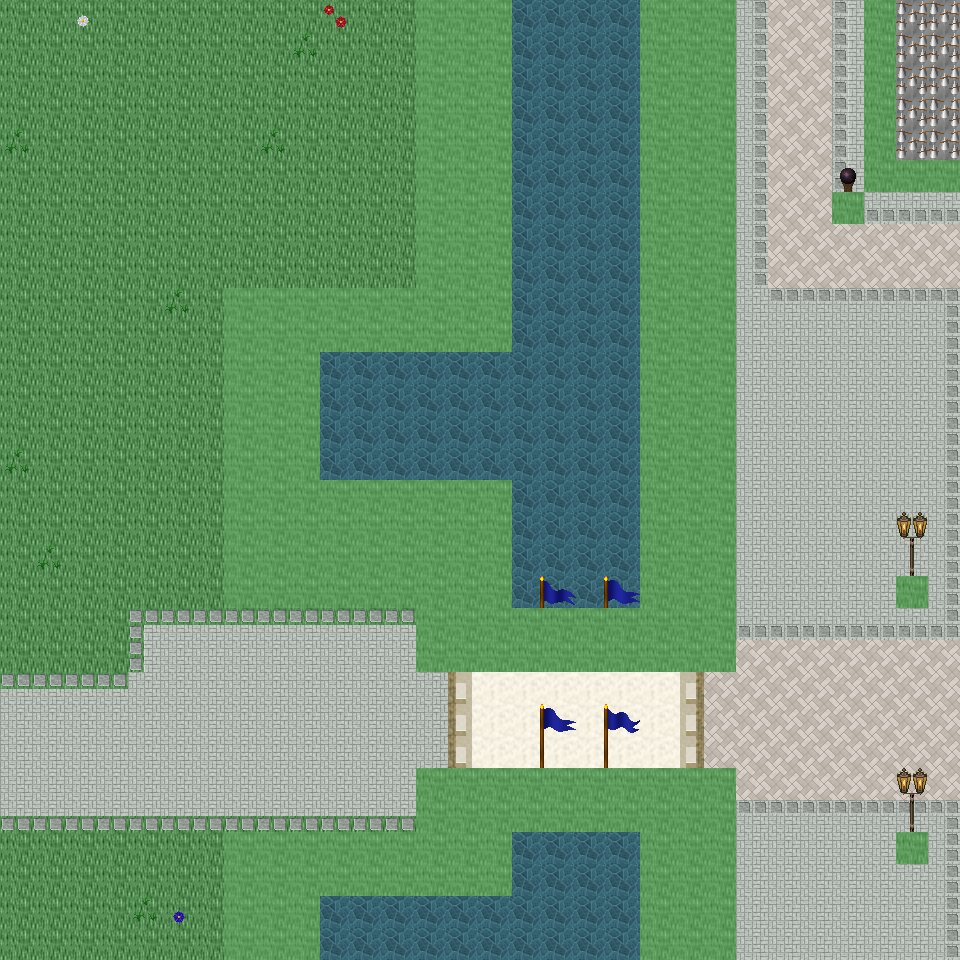

Below is a game level as drawn by its tile map, then a one-line description and the .tmx that defines it (tile-layer data replaced by summaries):
An orthogonal 30x30 tile map with 32x32 px tiles, 6 tile layers (Ground, Object, Object2, Above, ...), 48 tilesets and 10 objects (10x mapExit).

<map version="1.0" orientation="orthogonal" renderorder="right-down" width="30" height="30" tilewidth="32" tileheight="32" nextobjectid="11">
  <tileset firstgid="1" name="tileset_ground_ground" tilewidth="32" tileheight="32" tilecount="33" columns="3">
    <image source="../drawable/tileset_ground_ground.png" width="96" height="352" />
  </tileset>
  <tileset firstgid="34" name="tileset_building_castle" tilewidth="32" tileheight="32" tilecount="320" columns="20">
    <image source="../drawable/tileset_building_castle.png" width="640" height="512" />
  </tileset>
  <tileset firstgid="354" name="tileset_furniture_carpet_carpets_2" tilewidth="32" tileheight="32" tilecount="12" columns="4">
    <image source="../drawable/tileset_furniture_carpet_carpets_2.png" width="128" height="160" />
  </tileset>
  <tileset firstgid="366" name="tileset_ground_indoor_tiles" tilewidth="32" tileheight="32" tilecount="8" columns="2">
    <image source="../drawable/tileset_ground_indoor_tiles.png" width="64" height="128" />
  </tileset>
  <tileset firstgid="374" name="tileset_ground_water_pool" tilewidth="32" tileheight="32" tilecount="72" columns="3">
    <image source="../drawable/tileset_ground_water_pool.png" width="96" height="768" />
  </tileset>
  <tileset firstgid="446" name="tileset_ground_brown_paving" tilewidth="32" tileheight="32" tilecount="2" columns="2">
    <image source="../drawable/tileset_ground_brown_paving.png" width="64" height="32" />
  </tileset>
  <tileset firstgid="448" name="tileset_ground_spikes" tilewidth="32" tileheight="32" tilecount="1" columns="1">
    <image source="../drawable/tileset_ground_spikes.png" width="32" height="32" />
  </tileset>
  <tileset firstgid="449" name="tileset_ground_ridge_earth_dark" tilewidth="32" tileheight="32" tilecount="96" columns="12">
    <image source="../drawable/tileset_ground_ridge_earth_dark.png" width="384" height="256" />
  </tileset>
  <tileset firstgid="545" name="tileset_plant_grasses" tilewidth="32" tileheight="32" tilecount="6" columns="3">
    <image source="../drawable/tileset_plant_grasses.png" width="96" height="64" />
  </tileset>
  <tileset firstgid="551" name="tileset_ground_water_pool_corners" tilewidth="32" tileheight="32" tilecount="72" columns="3">
    <image source="../drawable/tileset_ground_water_pool_corners.png" width="96" height="768" />
  </tileset>
  <tileset firstgid="623" name="tileset_building_fence_fence_chunky" tilewidth="32" tileheight="32" tilecount="21" columns="3">
    <image source="../drawable/tileset_building_fence_fence_chunky.png" width="96" height="224" />
  </tileset>
  <tileset firstgid="644" name="tileset_ground_earth_edges" tilewidth="32" tileheight="32" tilecount="18" columns="6">
    <image source="../drawable/tileset_ground_earth_edges.png" width="192" height="96" />
  </tileset>
  <tileset firstgid="662" name="tileset_ground_rock_pebbles" tilewidth="32" tileheight="32" tilecount="3" columns="1">
    <image source="../drawable/tileset_ground_rock_pebbles.png" width="32" height="96" />
  </tileset>
  <tileset firstgid="665" name="tileset_ground_square_patch" tilewidth="32" tileheight="32" tilecount="9" columns="3">
    <image source="../drawable/tileset_ground_square_patch.png" width="96" height="96" />
  </tileset>
  <tileset firstgid="674" name="tileset_plant_leaves" tilewidth="32" tileheight="32" tilecount="8" columns="4">
    <image source="../drawable/tileset_plant_leaves.png" width="128" height="64" />
  </tileset>
  <tileset firstgid="682" name="tileset_item_corpse_skull_dark" tilewidth="32" tileheight="32" tilecount="2" columns="2">
    <image source="../drawable/tileset_item_corpse_skull_dark.png" width="64" height="32" />
  </tileset>
  <tileset firstgid="684" name="tileset_item_corpse_skeleton" tilewidth="32" tileheight="32" tilecount="4" columns="2">
    <image source="../drawable/tileset_item_corpse_skeleton.png" width="64" height="64" />
  </tileset>
  <tileset firstgid="688" name="tileset_furniture_table_grey_fancy" tilewidth="32" tileheight="32" tilecount="9" columns="3">
    <image source="../drawable/tileset_furniture_table_grey_fancy.png" width="96" height="96" />
  </tileset>
  <tileset firstgid="697" name="tileset_furniture_table_grey_long" tilewidth="32" tileheight="32" tilecount="4" columns="2">
    <image source="../drawable/tileset_furniture_table_grey_long.png" width="64" height="64" />
  </tileset>
  <tileset firstgid="701" name="tileset_furniture_table_grey_plain" tilewidth="32" tileheight="32" tilecount="9" columns="3">
    <image source="../drawable/tileset_furniture_table_grey_plain.png" width="96" height="96" />
  </tileset>
  <tileset firstgid="710" name="tileset_item_gothic_slab" tilewidth="32" tileheight="32" tilecount="1" columns="1">
    <image source="../drawable/tileset_item_gothic_slab.png" width="32" height="32" />
  </tileset>
  <tileset firstgid="711" name="tileset_logic_creature_gnome" tilewidth="32" tileheight="32" tilecount="6" columns="6">
    <image source="../drawable/tileset_logic_creature_gnome.png" width="192" height="32" />
  </tileset>
  <tileset firstgid="717" name="tileset_logic_creature_animal" tilewidth="32" tileheight="32" tilecount="32" columns="8">
    <image source="../drawable/tileset_logic_creature_animal.png" width="256" height="128" />
  </tileset>
  <tileset firstgid="749" name="tileset_logic_collision" tilewidth="32" tileheight="32" tilecount="1" columns="1">
    <image source="../drawable/tileset_logic_collision.png" width="32" height="32" />
  </tileset>
  <tileset firstgid="750" name="tileset_ground_water_pool_deep" tilewidth="32" tileheight="32" tilecount="72" columns="3">
    <image source="../drawable/tileset_ground_water_pool_deep.png" width="96" height="768" />
  </tileset>
  <tileset firstgid="822" name="tileset_object_suspension_bridge" tilewidth="32" tileheight="32" tilecount="24" columns="3">
    <image source="../drawable/tileset_object_suspension_bridge.png" width="96" height="256" />
  </tileset>
  <tileset firstgid="846" name="tileset_plant_flower_daisy_blue" tilewidth="32" tileheight="32" tilecount="8" columns="2">
    <image source="../drawable/tileset_plant_flower_daisy_blue.png" width="64" height="128" />
  </tileset>
  <tileset firstgid="854" name="tileset_plant_flower_daisy_red" tilewidth="32" tileheight="32" tilecount="8" columns="2">
    <image source="../drawable/tileset_plant_flower_daisy_red.png" width="64" height="128" />
  </tileset>
  <tileset firstgid="862" name="tileset_plant_flower_daisy_white" tilewidth="32" tileheight="32" tilecount="8" columns="2">
    <image source="../drawable/tileset_plant_flower_daisy_white.png" width="64" height="128" />
  </tileset>
  <tileset firstgid="870" name="tileset_plant_flower_daisy_yellow" tilewidth="32" tileheight="32" tilecount="8" columns="2">
    <image source="../drawable/tileset_plant_flower_daisy_yellow.png" width="64" height="128" />
  </tileset>
  <tileset firstgid="878" name="tileset_plant_tree_tree_green" tilewidth="32" tileheight="32" tilecount="80" columns="8">
    <image source="../drawable/tileset_plant_tree_tree_green.png" width="256" height="352" />
  </tileset>
  <tileset firstgid="958" name="tileset_item_banners_flag" tilewidth="32" tileheight="32" tilecount="12" columns="3">
    <image source="../drawable/tileset_item_banners_flag.png" width="96" height="128" />
  </tileset>
  <tileset firstgid="970" name="tileset_item_flagpole" tilewidth="32" tileheight="32" tilecount="3" columns="1">
    <image source="../drawable/tileset_item_flagpole.png" width="32" height="96" />
  </tileset>
  <tileset firstgid="973" name="tileset_furniture_chair_bench_white" tilewidth="32" tileheight="32" tilecount="8" columns="2">
    <image source="../drawable/tileset_furniture_chair_bench_white.png" width="64" height="128" />
  </tileset>
  <tileset firstgid="981" name="tileset_item_statue_flowered_arch" tilewidth="32" tileheight="32" tilecount="24" columns="6">
    <image source="../drawable/tileset_item_statue_flowered_arch.png" width="192" height="128" />
  </tileset>
  <tileset firstgid="1005" name="tileset_building_decoration_block" tilewidth="32" tileheight="32" tilecount="2" columns="2">
    <image source="../drawable/tileset_building_decoration_block.png" width="64" height="32" />
  </tileset>
  <tileset firstgid="1007" name="tileset_building_decoration_orbpedestal" tilewidth="32" tileheight="32" tilecount="2" columns="1">
    <image source="../drawable/tileset_building_decoration_orbpedestal.png" width="32" height="64" />
  </tileset>
  <tileset firstgid="1009" name="tileset_item_statue_urn_with_flowers" tilewidth="32" tileheight="32" tilecount="2" columns="1">
    <image source="../drawable/tileset_item_statue_urn_with_flowers.png" width="32" height="64" />
  </tileset>
  <tileset firstgid="1011" name="tileset_building_decoration_pool" tilewidth="32" tileheight="32" tilecount="9" columns="3">
    <image source="../drawable/tileset_building_decoration_pool.png" width="96" height="96" />
  </tileset>
  <tileset firstgid="1020" name="tileset_item_statue_romanic_art1" tilewidth="32" tileheight="32" tilecount="4" columns="2">
    <image source="../drawable/tileset_item_statue_romanic_art1.png" width="64" height="64" />
  </tileset>
  <tileset firstgid="1024" name="tileset_building_wall_int_clay" tilewidth="32" tileheight="32" tilecount="100" columns="10">
    <image source="../drawable/tileset_building_wall_int_clay.png" width="320" height="320" />
  </tileset>
  <tileset firstgid="1124" name="tileset_ground_green_paving" tilewidth="32" tileheight="32" tilecount="18" columns="3">
    <image source="../drawable/tileset_ground_green_paving.png" width="96" height="192" />
  </tileset>
  <tileset firstgid="1142" name="tileset_logic_protection" tilewidth="32" tileheight="32" tilecount="2" columns="2">
    <image source="../drawable/tileset_logic_protection.png" width="64" height="32" />
  </tileset>
  <tileset firstgid="1144" name="tileset_furniture_other_stick" tilewidth="32" tileheight="32" tilecount="2" columns="1">
    <image source="../drawable/tileset_furniture_other_stick.png" width="32" height="64" />
  </tileset>
  <tileset firstgid="1146" name="tileset_item_scrying_orb" tilewidth="32" tileheight="32" tilecount="8" columns="8">
    <image source="../drawable/tileset_item_scrying_orb.png" width="256" height="32" />
  </tileset>
  <tileset firstgid="1154" name="tileset_light_dim_light_7x5" tilewidth="32" tileheight="32" tilecount="35" columns="7">
    <image source="../drawable/tileset_light_dim_light_7x5.png" width="224" height="160" />
  </tileset>
  <tileset firstgid="1189" name="tileset_light_light_5x5" tilewidth="32" tileheight="32" tilecount="25" columns="5">
    <image source="../drawable/tileset_light_light_5x5.png" width="160" height="160" />
  </tileset>
  <tileset firstgid="1214" name="tileset_furniture_light_lamp_bronze" tilewidth="32" tileheight="32" tilecount="3" columns="1">
    <image source="../drawable/tileset_furniture_light_lamp_bronze.png" width="32" height="96" />
  </tileset>
  <layer name="Ground" width="30" height="30">
    <data>[900 cells, 880 non-empty, 7 distinct tile ids]</data>
  </layer>
  <layer name="Object" width="30" height="30">
    <data>[900 cells, 329 non-empty, 55 distinct tile ids]</data>
  </layer>
  <layer name="Object2" width="30" height="30">
    <data>[900 cells, 18 non-empty, 8 distinct tile ids]</data>
  </layer>
  <layer name="Above" width="30" height="30">
    <data>[900 cells, 47 non-empty, 4 distinct tile ids]</data>
  </layer>
  <layer name="Above2" width="30" height="30">
    <data>[900 cells, 29 non-empty, 9 distinct tile ids]</data>
  </layer>
  <layer name="Walkable" width="30" height="30">
    <data>[900 cells, 237 non-empty, 1 distinct tile ids]</data>
  </layer>
  <objectgroup name="MapEvents">
    <object id="1" name="north" type="mapExit" x="0" y="0" width="416" height="32">
      <properties>
        <property name="map" value="level_0_x223_y27" />
        <property name="x" value="0" />
        <property name="y" value="28" />
      </properties>
    </object>
    <object id="2" name="north2" type="mapExit" x="512" y="0" width="128" height="32">
      <properties>
        <property name="map" value="level_0_x223_y27" />
        <property name="x" value="16" />
        <property name="y" value="28" />
      </properties>
    </object>
    <object id="3" name="north3" type="mapExit" x="736" y="0" width="128" height="32">
      <properties>
        <property name="map" value="level_0_x223_y27" />
        <property name="x" value="23" />
        <property name="y" value="28" />
      </properties>
    </object>
    <object id="4" name="north4" type="mapExit" x="896" y="0" width="64" height="32">
      <properties>
        <property name="map" value="level_0_x223_y27" />
        <property name="x" value="28" />
        <property name="y" value="28" />
      </properties>
    </object>
    <object id="5" name="south" type="mapExit" x="0" y="928" width="224" height="32">
      <properties>
        <property name="map" value="level_0_x223_y29" />
        <property name="x" value="0" />
        <property name="y" value="1" />
      </properties>
    </object>
    <object id="6" name="south2" type="mapExit" x="320" y="928" width="320" height="32">
      <properties>
        <property name="map" value="level_0_x223_y29" />
        <property name="x" value="10" />
        <property name="y" value="1" />
      </properties>
    </object>
    <object id="7" name="south3" type="mapExit" x="736" y="928" width="224" height="32">
      <properties>
        <property name="map" value="level_0_x223_y29" />
        <property name="x" value="23" />
        <property name="y" value="1" />
      </properties>
    </object>
    <object id="8" name="west" type="mapExit" x="0" y="0" width="32" height="960">
      <properties>
        <property name="map" value="level_0_x222_y28" />
        <property name="x" value="28" />
        <property name="y" value="0" />
      </properties>
    </object>
    <object id="9" name="east" type="mapExit" x="928" y="0" width="32" height="160">
      <properties>
        <property name="map" value="level_0_x224_y28" />
        <property name="x" value="1" />
        <property name="y" value="0" />
      </properties>
    </object>
    <object id="10" name="east2" type="mapExit" x="928" y="192" width="32" height="768">
      <properties>
        <property name="map" value="level_0_x224_y28" />
        <property name="x" value="1" />
        <property name="y" value="6" />
      </properties>
    </object>
  </objectgroup>
</map>
